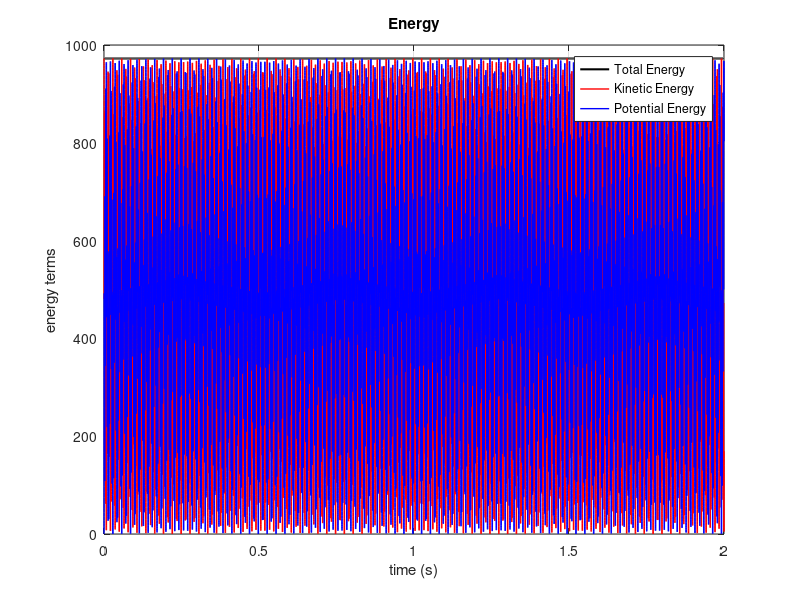
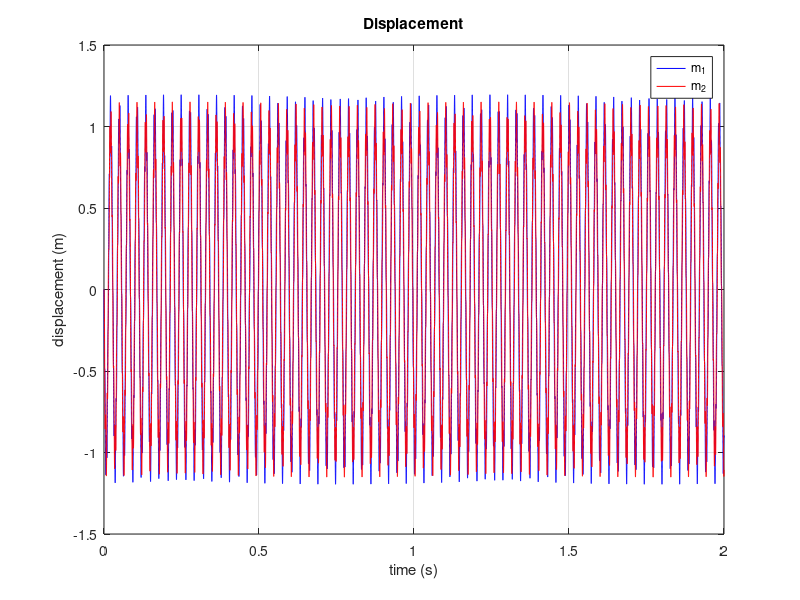
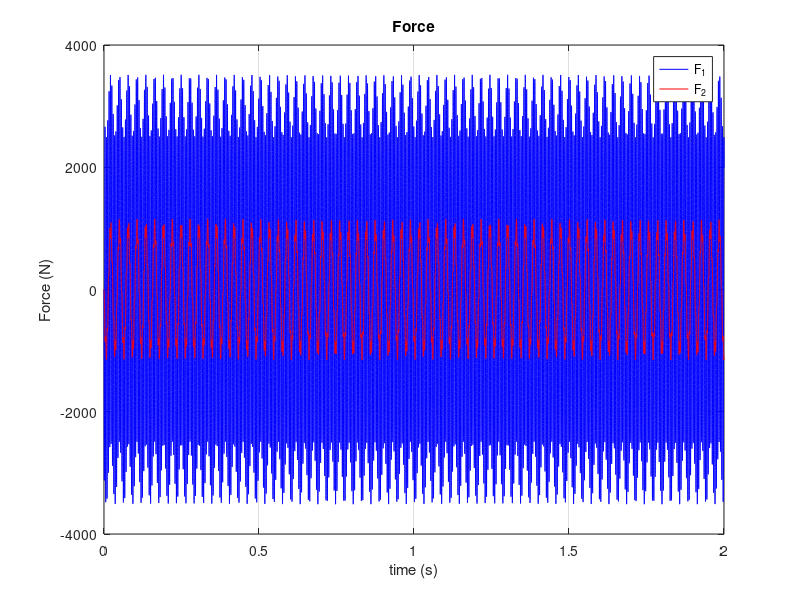
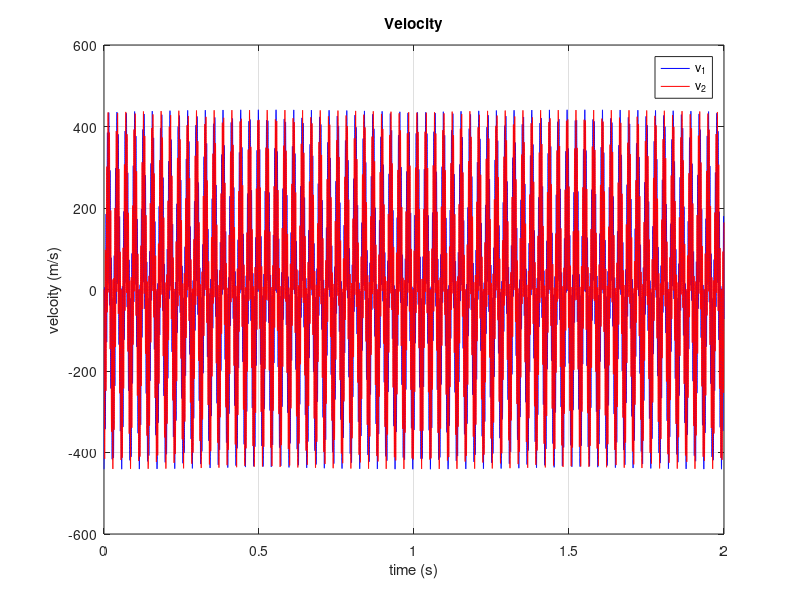

MATLAB code for these plots, in order:
% Two-mass Oscillator

clear;

soundtype = 2; % 1:displacement, 2:velocity, 3:force

fs = 44100; % sample rate (Hz)
T = 1/fs; % time period (s)
dur = 2; % duration of signal (s)
Ns = floor(dur*fs); % number of samples
t = (0:Ns-1)*T; % time vector

m1 = 1e-2; % mass (kg)
m2 = 1e-2;
k1 = 1e4; % spring constant
k2 = 1e3;

a1 = 0.25*k1*(T^2)/m1;
a2 = 0.25*k1*(T^2)/m2;
a3 = 0.25*k2*(T^2)/m2;

M0 = [1+a1 -a1; -a2 1+a2+a3];
M1 = [2*(1-a1) 2*a1; 2*a2 2*(1-a2-a3)];
M2 = [-2*(1+a1) 2*a1; 2*a2 -2*(1+a2+a3)];

um = [0.01; 0];
u = [0; 0];

out1 = zeros(1,Ns); % output vector
out2 = zeros(1,Ns);
outg = zeros(1,Ns);
out1v = zeros(1,Ns); % output vector
out2v = zeros(1,Ns); % output vector
outF1 = zeros(1,Ns);
outF2 = zeros(1,Ns);

KE = zeros(1,Ns); % kinetic energy
PE = zeros(1,Ns); % potential energy

for n=1:Ns
    
    s = M0 \ (M1*u + M2*um);
    
    up = s + um;
    
    KE(n) = 0.5*m1*(((up(1)-u(1))/T)^2) + 0.5*m2*(((up(2)-u(2))/T)^2);
    PE(n) = k1*((up(1)-up(2)+u(1)-u(2))^2)/8 + k2*((up(2)+u(2))^2)/8;
    
    out1(n) = u(1);
    out2(n) = u(2);
    out1v(n) = 0.5*(up(1)-um(1))/T;
    out2v(n) = 0.5*(up(2)-um(2))/T;
    outF1(n) = k1*(u(1)-u(2));
    outF2(n) = k2*u(2);
    
    um = u;
    u = up;
    
end

if soundtype == 1 
    y1 = out1;
    y2 = out2;
elseif soundtype == 2
    y1 = out1v;
    y2 = out2v;
else
    y1 = outF1;
    y2 = outF2;
end

soundsc([y1; y2],fs);

TE = PE + KE;

% energy terms plot
figure(1);
clf;
plot(t,TE,'k-','Linewidth',1.5);
hold on;
plot(t,KE,'r-','Linewidth',1.0);
plot(t,PE,'b-','Linewidth',1.0);
hold off;
xlabel('time (s)');
ylabel('energy terms');
title('Energy');
grid;
legend('Total Energy','Kinetic Energy','Potential Energy','Location','northeast');

%figure(2);
%clf;

%subplot(3,1,1);
%plot(t,out1,'b-',t,out2,'r-');
%xlabel('time (s)');
%ylabel('displacement (m)');
%grid;
%legend('m_1','m_2');

%subplot(3,1,2);
%plot(t,outF1,'b-',t,outF2,'r-');
%hold off;
%xlabel('time (s)');
%ylabel('Force (N)');
%grid;
%legend('F_1','F_2');

%subplot(3,1,3);
%plot(t,out1v,'b-',t,out2v,'r-');
%hold off;
%xlabel('time (s)');
%ylabel('velcoity (m/s)');
%grid;
%legend('v_1','v_2');

figure(2);
clf;
plot(t,out1,'b-',t,out2,'r-');
xlabel('time (s)');
ylabel('displacement (m)');
grid;
legend('m_1','m_2');
title('Displacement');

figure(3);
clf;
plot(t,outF1,'b-',t,outF2,'r-');
hold off;
xlabel('time (s)');
ylabel('Force (N)');
grid;
legend('F_1','F_2');
title('Force');

figure(4);
clf;
plot(t,out1v,'b-',t,out2v,'r-');
hold off;
xlabel('time (s)');
ylabel('velcoity (m/s)');
grid;
legend('v_1','v_2');
title('Velocity');